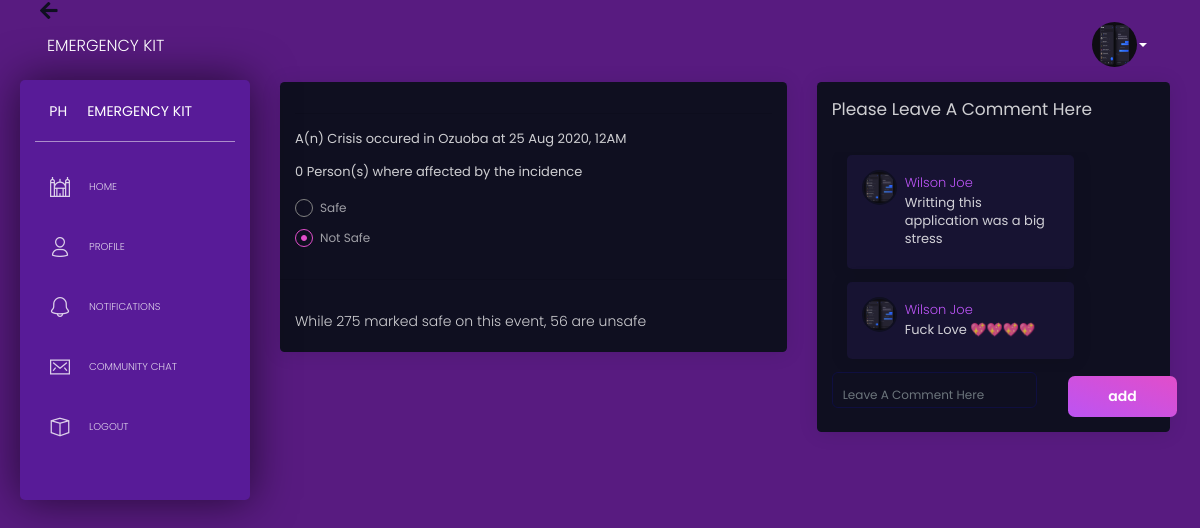
Screenshot of /post/4 (signed in) with the database file from the repository.
### app/models.py (models this page shows, shortened)
class User(UserMixin, db.Model):
	id = db.Column(db.Integer, primary_key=True, unique=True)
	name = db.Column(db.String(), nullable=False)
	number = db.Column(db.Integer(), nullable=False)
	gender = db.Column(db.String(), nullable=False)
	password = db.Column(db.String(), nullable=False)
	profile_image = db.Column(db.String(), nullable=False, default="default.jpg")
	user_type = db.Column(db.String(), nullable=False, default="citizen")
	location = db.Column(db.String(), nullable=True)
	date_joined = db.Column(db.DateTime(), nullable=False, default=datetime.utcnow)
	account_pend = db.Column(db.Boolean(), nullable=True)
	date_pended = db.Column(db.DateTime(), nullable=True)
	incidence = db.relationship("Incidence", backref="author", lazy=True)
	safe = db.relationship("Safe", backref="marker", lazy=True)
	comment = db.relationship("Comment", backref="comm_ent", lazy=True)
	message_sent = db.relationship("Message", backref="author", lazy=True)
	liked = db.relationship('Like', foreign_keys=[Like.liker_id],\
		backref=db.backref('liker', lazy='joined'), lazy='dynamic',\
		cascade='all, delete-orphan')
	notify_carrier = db.relationship('Notifications',\
		foreign_keys='Notifications.carrier_id',\
		backref='n_carrier', lazy='dynamic')
	notify_reciever = db.relationship('Notifications',\
		foreign_keys='Notifications.reciever_id',\
		backref='n_reciever', lazy='dynamic')
	def is_liking(self, user):
		return self.liked.filter_by(
			liked_id=user.id).first() is not None

class Incidence(db.Model):
	id = db.Column(db.Integer, primary_key=True, unique=True)
	name = db.Column(db.String(), nullable=False)
	location = db.Column(db.String(), nullable=False)
	date_added = db.Column(db.DateTime(), nullable=False, default=datetime.utcnow)
	user_id = db.Column(db.Integer, db.ForeignKey('user.id'), nullable=False)
	safes = db.relationship("Safe", backref="marked_incidence", lazy=True)
	comments = db.relationship("Comment", backref="commenter", lazy=True)
	likers = db.relationship('Like', foreign_keys=[Like.liked_id],\
		backref=db.backref('liked', lazy='joined'), lazy='dynamic',\
		cascade='all, delete-orphan')
	def is_liked_by(self, pst):
		return self.likers.filter_by(
			liker_id=pst.id).first() is not None

class Comment(db.Model):
	id = db.Column(db.Integer, primary_key=True)
	user_id = db.Column(db.Integer, db.ForeignKey('user.id'), nullable=False)
	incidence_id = db.Column(db.Integer, db.ForeignKey('incidence.id'), nullable=False)
	body = db.Column(db.String(140))
	timestamp = db.Column(db.DateTime(), default=datetime.utcnow)

### app/routes/user.py (the view)
@app.route('/post/<id>')
def single_post(id):
	if current_user.is_authenticated:
		incidence = Incidence.query.get_or_404(id)
		return render_template('posts/single_post.html', incidence=incidence)
	else:
		return redirect(url_for('login'))

### app/models.py (called while the page is built)
@login_manager.user_loader
def load_user(id):
	return User.query.get(int(id))

### app/templates/posts/single_post.html (shortened to what this page needs)
{% extends 'base.html' %}
{% block body_content %}
<div class="content">
	<div class="row">
		<div class="col-md-7">
			<div class="card single_post_card">
				<div class="card-body">
					<hr>
					<h5>A(n) {{incidence.name}} occured in Ozuoba at {{incidence.date_added.strftime('%d %b %Y, %I%p')}} </h5>
					<h5> {{incidence.likers.count()}} Person(s) where affected by the incidence</h5>
                	<form method="POST" id="safe_form">
	                    <div class="form-check form-check-radio">
	                        <label class="form-check-label">
	                          {% if incidence.is_liked_by(current_user) %}
	                            <input class="form-check-input markers" type="radio" name="exampleRadios" id="safe" value="safe" incidence_id="{{incidence.id}}" checked="">
	                              Safe
	                            <span class="form-check-sign"></span>
	                          {% else %}
	                              Safe
	                          {% endif %}
	                        </label>
	                    </div>
	                    <div class="form-check form-check-radio">
	                        <label class="form-check-label">
	                          {% if current_user.is_liking(incidence) %}
	                            <input class="form-check-input markers" type="radio" name="exampleRadios" id="not_safe" value="not_safe" incidence_id="{{incidence.id}}">
	                              Not Safe
	                            <span class="form-check-sign"></span>
	                          {% else %}
	                              Not Safe
	                          {% endif %}
	                        </label>
	                    </div>
                 	</form>
				</div>
				<hr>
				<div class="card-footer">
					<p>While 275 marked safe on this event, 56 are unsafe</p>
				</div>
			</div>
		</div>
		<div class="col-md-5">
			<div class="card comment_card">
				<div class="card-header">
					<h4>Please Leave A Comment Here</h4>
				</div>
				<div class="card-body">
					<div class="comment_content" id="comment_content">
						{% for comments in incidence.comments %}
							<div class="col-md-11 col-lg-10 col-sm-12 comment_col">
								<div class="card card_comment">
									<div class="card-body">
										<a>
                    					<div style="background-image: url('/static/img/{{comments.comm_ent.profile_image}}');" class=" upper-img-responsive img-circle comment_user_profile_picture"></div>
                    					<h5 class="commenter_username"><a href="{{url_for('others_profile', id=comments.comm_ent.id)}}">{{comments.comm_ent.name}}</a></h5>
										<h5 class="comment_text">{{comments.body}}</h5>
									</div>
								</div>
							</div>
						{% endfor %}
					</div>
				</div>
				<div class="card-footer">
					<div class="comment_form_section">
						<form class="comment_form" method="POST" incidence_id="{{incidence.id}}">
							<div class="row">
								<div class="col-md-8">
									<textarea class="form-control comment_box" user_id="{{current_user.id}}" rows="1" placeholder="Leave A Comment Here"></textarea>
								</div>
								<div class="col-md-1">
									<button class="btn btn-primary">add</button>
								</div>
							</div>
						</form>
					</div>
				</div>
			</div>
		</div>
	</div>
</div>
{% endblock %}

### app/templates/base.html (shortened to what this page needs)
<!DOCTYPE html>
<html lang="en">
<head>
  <link href="https://use.fontawesome.com/releases/v5.0.6/css/all.css" rel="stylesheet">
  <link href="/static/assets/css/nucleo-icons.css" rel="stylesheet" />
  <link href="/static/assets/css/black-dashboard.css?v=1.0.0" rel="stylesheet" />
  <link rel="stylesheet" type="text/css" href="/static/css/style.css">
</head>
{% block body %}
<body class="" id="body">
  <div class="wrapper">
    <div class="sidebar position-fixed" style="background: #581b98; height: 420px !important;" id="sidebar_body">
      <div class="sidebar-wrapper">
        <div class="logo">
          <a href="javascript:void(0)" class="simple-text logo-mini">
            PH
          </a>
          <a href="javascript:void(0)" class="simple-text logo-normal">
            Emergency Kit
          </a>
        </div>
        <ul class="nav">
          <li>
            <a href="{{url_for('home')}}" class="">
              <i class="tim-icons icon-istanbul"></i>
              <p>Home</p>
            </a>
          </li>
          <li>
            <a href="{{url_for('profile')}}" class="">
              <i class="tim-icons icon-single-02"></i>
              <p>Profile</p>
            </a>
          </li>
          <li>
            <a href="{{url_for('alerts')}}" class="">
              <i class="tim-icons icon-bell-55"></i>
              <p>Notifications</p>
            </a>
          </li>
          <li>
            <a href="{{url_for('single_message')}}" class="">
              <i class="tim-icons icon-email-85"></i>
              <p>Community Chat</p>
            </a>
          </li>
          <li>
            <a href="{{url_for('logout')}}" class="">
              <i class="tim-icons icon-app"></i>
              <p>Logout</p>
            </a>
          </li>
        </ul>
      </div>
    </div>
    <div class="main-panel">
      <br>
      <div id="back_button">
        <i class="fa fa-arrow-left" id="back_arrow"></i>
      </div>
      <nav class="navbar navbar-expand-lg navbar-absolute navbar-transparent" id="navbar">
        <div class="container-fluid">
          <div class="navbar-wrapper">
            <a class="navbar-brand" href="javascript:void(0)">Emergency Kit</a>
          </div>
          <div class="collapse navbar-collapse" id="navigation">
            <ul class="navbar-nav ml-auto">
              <li class="dropdown nav-item">
                <a href="#" class="dropdown-toggle nav-link" data-toggle="dropdown">
                  <img src="/static/img/{{current_user.profile_image}}" class="current_user_img">
                  <b class="caret d-none d-lg-block d-xl-block"></b>
                </a>
              </li>
            </ul>
          </div>
        </div>
      </nav>
      {% block body_content %}
      {% endblock %}
    </div>
  </div>
</body>
{% endblock %}
</html>

### app/static/css/style.css (style rules this page uses)
.sidebar { height: 640px !important; }

### app/templates/posts/single_post.html (style rules this page uses)
.single_post_card { background: #0f0f20; }
.comment_card { background: #0f0f20; height: 350px; }
.comment_content { height: 220px; overflow-y: scroll; overflow-x: hidden !important; padding-right: 15px; }
.comment_box { border: 1px solid #0f0f40 !important; border-radius: 6px !important; transition: 0.2s linear !important; transition-delay: 0.2s linear !important; padding-left: 10px !important; }
.comment_form_section { margin-top: -30px; }
.card_comment { border-radius: 5px; background: #171332; margin-bottom: 13px; }
.comment_text { margin-bottom: 5px; margin-top: -8px; margin-left: 43px; white-space: pre-wrap; }
.commenter_username { margin-top: -41px; margin-left: 43px; white-space: pre-wrap; margin-bottom: 10px; }
.upper-img-responsive { vertical-align: middle !important; background-size: cover !important; background-position: center center !important; display: block; }
.comment_user_profile_picture { border-radius: 50%; background-position: center center !important; vertical-align: middle !important; background-color: black !important; background-repeat: no-repeat !important; width: 35px; height: 35px; position: relative; border: 2px solid #0f0f20; cursor: pointer; margin-bottom: 10px; }

### app/templates/base.html (style rules this page uses)
.current_user_img { width: 45px; height: 45px; border-radius: 50%; position: relative !important; vertical-align: middle !important; display: block !important; }
.main-panel { background: #581b80; user-select: none; -webkit-user-select: none; -moz-user-select: none; margin-top: -22px; }
.content { background: #581b80; user-select: none; -webkit-user-select: none; -moz-user-select: none; }
#back_button { cursor: pointer !important; margin-bottom: -20px; }
#back_button i { color: #0f0f20 !important; font-weight: bold; font-size: 20px; cursor: pointer !important; margin-left: 40px; }

### rows the page displays
User: profile_image (picture), id "Leave A Comment Here"
Incidence: name "Crisis", date_added "25 Aug 2020, 12AM"
Comment: comm_ent.profile_image (picture), comm_ent.name "Wilson Joe", body "Writting this application was a big stress"
Comment: comm_ent.profile_image (picture), comm_ent.name "Wilson Joe", body "Fuck Love 💖💖💖💖"

### other values shown
{{ incidence.likers.count() }} "0"
